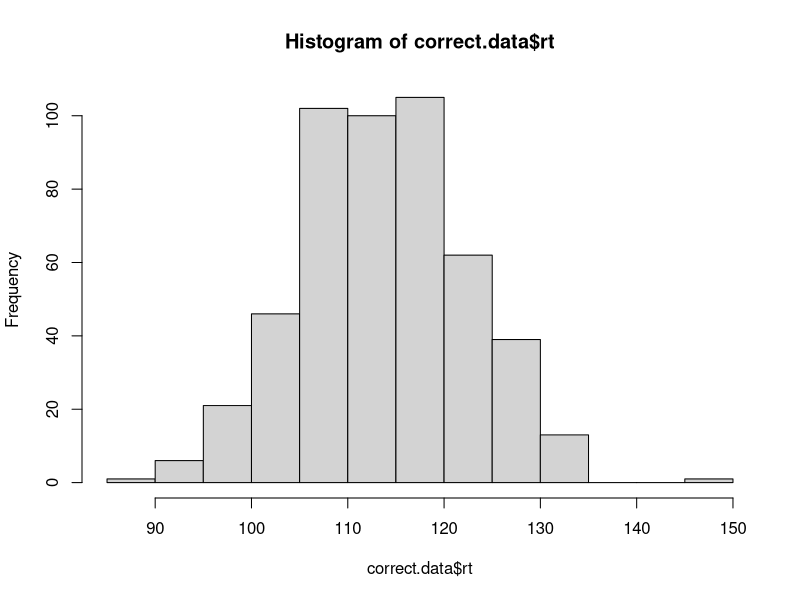
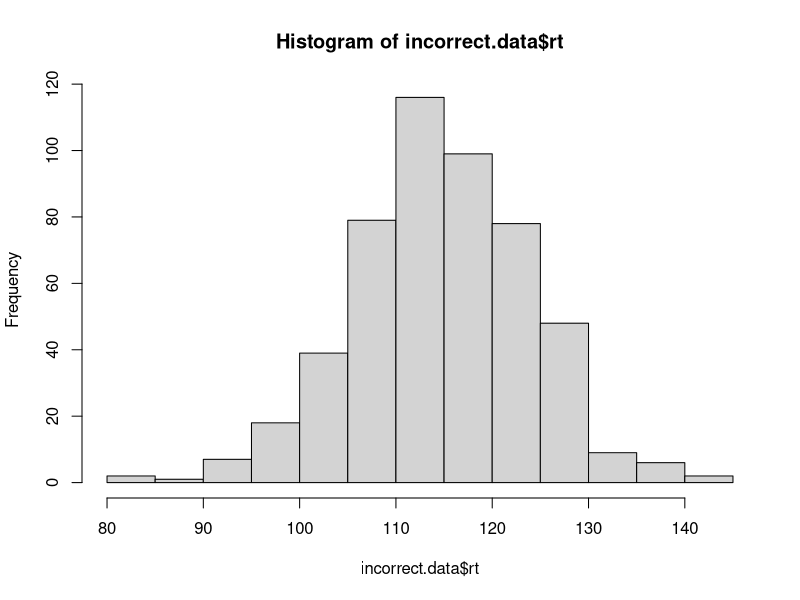

Recreate these plots in R, in order.
# implement the model by filling in the function below
# the model should return a data frame with two columns: correct and rt
# the correct column should be TRUE or FALSE, and rt should contain the
# number of steps it took to reach the criterion.

# note that the function takes four arguments:
# samples is the number of samples to draw from the model
# rate.1 is the evidence accumulation rate for the correct response (default value is 40)
# rate.1 is the evidence accumulation rate for the incorrect response (default value is 40)
# criterion is the threshold for a response (default value is 3)

# one oddity: note that higher values for rate.1 and rate.2 will actually produce slower RTs.
# this is because the rate parameter is controlling the rate of decay of the exponential distribution,
# so faster rates mean that less evidence is likely to accumulate on each step. we could make
# these parameters more intuitive by taking 1/rate.1 and 1/rate.2 as the values to rexp().

accumulator.model <- function(samples, rate.1=40, rate.2=40, criterion=3){
  
  data <- replicate(samples, sim.2(rate.1, rate.2, criterion))
  
  accuracy.array <- data[1, 1:samples]
  rt.array <- data[2, 1:samples]

  output <- data.frame(
    correct = accuracy.array,
    rt = rt.array
  )
  
  return(output)
}


sim.2 <- function(rate.1, rate.2, criterion){
  evidence.1 <- 0
  evidence.2 <- 0
  time <- 0
  while (evidence.1 < criterion && evidence.2 < criterion){
    evidence.1 <- evidence.1 + rexp(1, rate.1)
    evidence.2 <- evidence.2 + rexp(1, rate.2)
    time <- time + 1
  }
  if(evidence.1 > evidence.2){
    return(c(TRUE, time))
  } else{
    return(c(FALSE, time))
  }
}


# test the model ####

# if the model is working correctly, then the line below should generate a data frame with 
# 1000 samples and about half of the samples should be correct. the average rt will probably
# be around 112, but might vary from that by a bit.

initial.test <- accumulator.model(1000)
sum(initial.test$correct) / length(initial.test$correct) # should be close to 0.5
mean(initial.test$rt) # should be about 112

# visualize the RT distributions ####

# we can use dplyr to filter the data and visualize the correct and incorrect RT distributions

library(dplyr)

correct.data <- initial.test %>% filter(correct==TRUE)
incorrect.data <- initial.test %>% filter(correct==FALSE)

hist(correct.data$rt)
hist(incorrect.data$rt)
